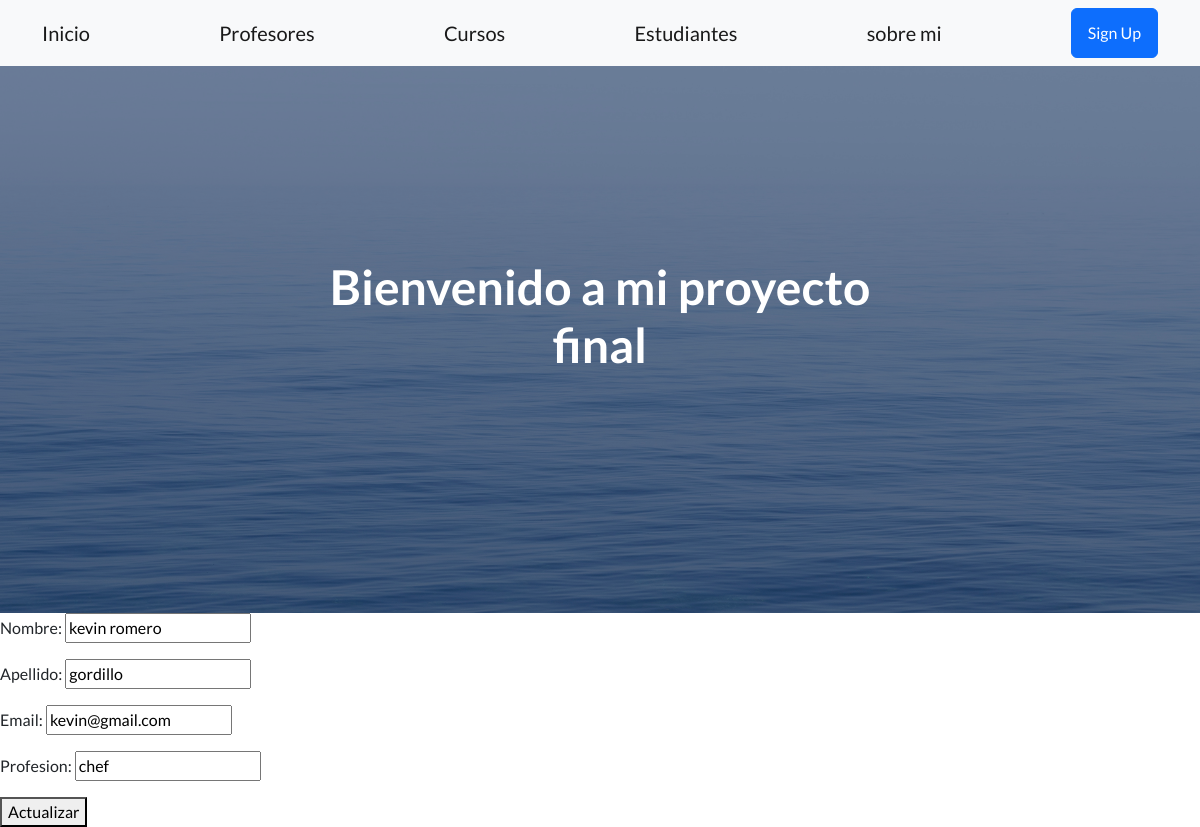
Page /app-coder/editarProfesor/7 on the committed database.
### AppCoder/models.py (models this page shows, shortened)
class Profesor (models.Model):
    nombre=models.CharField(max_length=30)
    apellido=models.CharField(max_length=30)
    profesion=models.CharField(max_length=30)
    email=models.EmailField(null=True)

### AppCoder/views.py (the view)
# urls.py: path('editarProfesor/<int:id>',editarProfesor,name="editarProfesor"),
def editarProfesor(req,id):
    profesor=Profesor.objects.get(id=id)
    if req.method == 'POST':
        miFormulario=ProfesorFormulario(req.POST)
        if miFormulario.is_valid():
            data=miFormulario.cleaned_data
            profesor.nombre=data["nombre"]
            profesor.apellido=data["apellido"]
            profesor.email=data["email"]
            profesor.profesion=data["profesion"]
            profesor.save() #guardo
            return render(req,"inicio.html",{"mensaje": "Profesor actualizado con exito"})
        else:
            return render(req,"inicio.html",{"mensaje": "formulario invalido"})
    else:
        miFormulario=ProfesorFormulario(initial={
            "nombre":profesor.nombre,
            "apellido":profesor.apellido,
            "email":profesor.email,
            "profesion":profesor.profesion,
            }) #no puede estar vacio #si abro con metodo get viene aca
        return render(req,"editarProfesor.html",{"miFormulario":miFormulario,"id": profesor.id })

### AppCoder/forms.py
class ProfesorFormulario(forms.Form):
    nombre=forms.CharField(required=True)
    apellido=forms.CharField(required=True)
    email=forms.EmailField()
    profesion=forms.CharField(max_length=30)

### AppCoder/templates/editarProfesor.html
{% extends 'padre.html' %}
{% block  contenidoQueCambia%}
   <form action="{% url 'editarProfesor' id %}" method="post"> {% csrf_token %}
        {{miFormulario.as_p}}
        <button type="submit">Actualizar</button>
   </form>
{% endblock contenidoQueCambia%}

### rows in the picture
Profesor: nombre "kevin romero", apellido "gordillo", email "kevin@gmail.com", profesion "chef"
